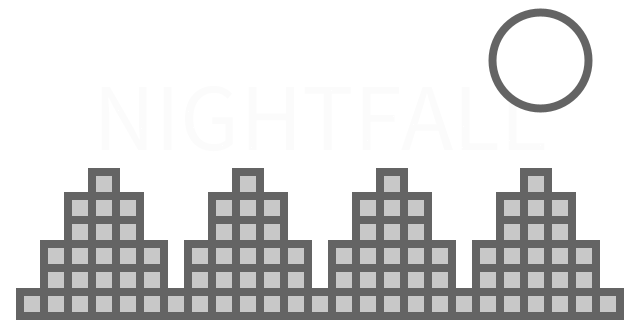
Frame 1 (no input)
Frame 60 (the mouse pressed at the canvas centre just before this capture): identical to frame 1, image omitted
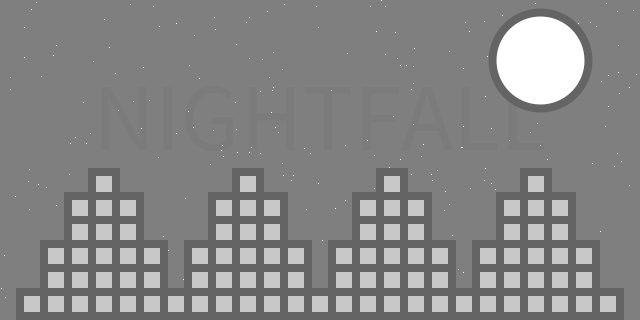
Frame 120 (the mouse held since frame 60 and released just before this capture)

The Processing sketch that drew these frames (run headless with seeded random() and noise(); from frame 60 on, the mouse is pressed at the canvas centre):

// Processing sketch: processing_31003
// ── processing_31003.pde

// constants
int BX = 32;
int BY = 32;
int BDX = 8;
int BDY = 8;
int NS = 255;

// globals
int[] starsX = new int[NS];
int[] starsY = new int[NS];

// setup
void setup()
{
  size(640, 320);
  smooth();
  for (int i = 0; i < NS; i++)
  {
    starsX[i] = (int)random(width);
    starsY[i] = (int)random(height);  
  }  
  frameRate(30);
}

// draw
void draw()
{
  noStroke();
  fill(255 - (mouseX / 2.5));
  rect(0, 0, width, height);
  textSize(96);
  textAlign(CENTER);
  fill((255 - (mouseX / 2.5) - 4));  
  text("NIGHTFALL", width / 2, (height / 2) - 10);  

  int x, y;
  fill(255);  
  for (int i = 0; i < NS; i++)
  {
    rect(starsX[i], starsY[i], 1, 1);
  }

  stroke(100);
  strokeWeight(8);
  fill(255);
  ellipse(540, 60, BX * 3, BY * 3);
  noStroke();
 
  // buildings 
  int remainingX = width;
  int currX = BX / 2;
  int rbWidth;
  int rbHeight;
  float angle = 0;

  while (remainingX >= BX)
  {
    rbWidth = 1;
    rbHeight = 1 + abs((int)(sin(angle) * 5));
    currX = drawBuilding(currX, height - (rbHeight * (BY - BDY)) - BDY, rbWidth, rbHeight);
    remainingX = width - currX;
    angle += TWO_PI/12.0;
  }
}

// draw building
int drawBuilding(int x, int y, int bx, int by)
{
  int sx = x;
  int sy = y;

  for (int i = 0; i < by; i++)
  {
    x = sx;
    for (int j = 0; j < bx; j++)
    {
      fill(100);
      rect(x, y, BX, BY);
      fill(200);
      rect(x + BDX, y + BDY, BX - (2 * BDX), BY - (2 * BDY));    
      x += BX - BDX;
    }
    y += BY - BDY;
  }

  return x;
}
